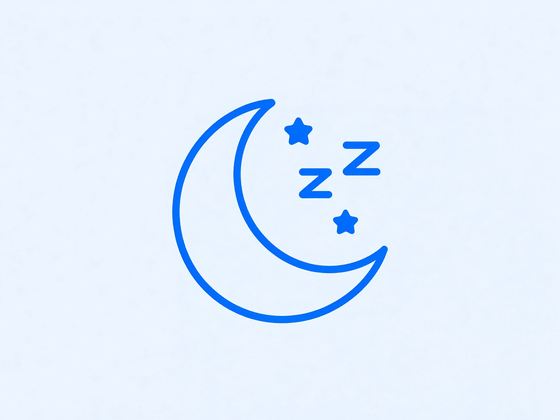
#> input picture miniprogram/packageContent/assets/covers/cover-sleep.png, 560 x 420 px
$ python -i svg2png.py   (imports and definitions only)
#> lines starting #> are read from the running program, lines starting #| are printed output that depends on the picture; after the words box and inside, x2 and y2 are one past the last pixel; in counts of white or black regions, pixels touching at a corner belong together
#> further down, picture is the input picture: PIL image 560x420 P; mean R, G, B 227.4, 239.3, 254.3
# -*- coding: utf-8 -*-
"""
svg2png.py —— 轻量 SVG → PNG 渲染器（本项目图标专用）

背景：环境无 cairosvg / resvg，npm 安装失败，故用 Pillow 自行光栅化。
支持元素：path(M/L/H/V/C/S/Q/T/A/Z) / line / circle / ellipse / rect / polyline / polygon
支持属性：fill=none（本项目图标均为描边）、stroke、stroke-width、stroke-linecap、stroke-linejoin
做法：4x 超采样绘制后 LANCZOS 缩小，实现抗锯齿。

用法：python tools/svg2png.py            # 渲染 assets/icons/*.svg 全部
"""
import os
import re
import math
import glob
import xml.etree.ElementTree as ET
from PIL import Image, ImageDraw, ImageChops, ImageFilter

ROOT = os.path.join(os.path.dirname(os.path.abspath(__file__)), '..')
SRC_DIR = os.path.join(ROOT, 'assets', 'icons')
SS = 4  # 超采样倍数

# ---------- path 解析 ----------
TOKEN_RE = re.compile(r'([MmZzLlHhVvCcSsQqTtAa])|(-?\d*\.?\d+(?:[eE][-+]?\d+)?)')


# [260 lines left out: functions tokenize, bezier, quad, arc_points, parse_path, hex_to_rgba and 1 more, not called in this run]


COLORS = {
    '': '#0B6EF8',        # 主蓝（默认 / TabBar 选中；2026-10-16 基调对齐 D-01①，原 #165DFF）
    '_gray': '#86909C',   # 灰（TabBar 未选中）
    '_white': '#FFFFFF',  # 白（深色底）
}

# =====================================================================
# 位图素材管线（设计稿交付件 → 目标体积 PNG）
#
# 为什么放在这个文件：本项目唯一的 Pillow 光栅化入口就是 svg2png.py
# （读图 → LANCZOS 缩放 → PNG 落盘）。交付来的"PNG"其实是 JPEG（无 alpha、
# 2048~2826 宽），必须同一套缩放/量化链路压到目标体积后才能进包。
#
# 用法：
#   python tools/svg2png.py --assets      # 只跑素材压缩（不碰图标）
#   python tools/svg2png.py               # 原有行为：渲染 assets/icons/*.svg
#   ⚠️ 无参数运行会重渲全部图标，icons.js 是人工维护表 —— 日常不要跑默认分支。
#
# 三种处理方式：
#   plain        整幅缩放（背景自带的插画/封面；无透明需求）
#   white_alpha  从四角泛洪去掉外围纯白 → 透明（保留图形内部白色，如病历夹纸面）
#   circle_alpha 方图裁圆（头像/圆形 Logo）
# =====================================================================
ASSET_SRC_DIR = os.path.join(ROOT, '..', 'design-output', 'assets', 'img')

ASSET_PLAN = [
    # 源文件                              目标路径（相对 miniprogram）                      W    H   上限KB  方式
    # 560×420 ≈ 科普卡在 3x 屏上的实际像素（343rpx ≈ 171pt ≈ 514px），再大只是白烧体积
    ('cover-sleep.png',     'packageContent/assets/covers/cover-sleep.png',     560, 420, 60, 'plain'),
    ('cover-nutrition.png', 'packageContent/assets/covers/cover-nutrition.png', 560, 420, 60, 'plain'),
    ('cover-exercise.png',  'packageContent/assets/covers/cover-exercise.png',  560, 420, 60, 'plain'),
    ('cover-wellness.png',  'packageContent/assets/covers/cover-wellness.png',  560, 420, 60, 'plain'),
    ('detail-hero-sleep.png', 'packageContent/assets/covers/detail-hero-sleep.png', 1000, 525, 90, 'plain'),
    ('kb-cover-person-leaf.png', 'assets/home/kb-cover-person-leaf.png',         240, 240, 30, 'plain'),
    ('empty-records.png',   'assets/img/empty-records.png',                      320, 320, 45, 'white_alpha'),
    ('empty-network.png',   'assets/img/empty-network.png',                      320, 320, 45, 'white_alpha'),
    ('logo-medical-ai.png', 'assets/brand/logo-mark.png',                        256, 256, 40, 'circle_alpha'),
    ('avatar-default.png',  'assets/img/avatar-default.png',                     160, 160, 20, 'circle_alpha'),
]


# [56 lines left out: functions _fit_cover, _fit_contain, _white_to_alpha, _trim, not called in this run]


def _circle_alpha(img):
    """圆形主体（头像/圆形 Logo）→ 干净圆形透明底。

    为什么不是"白底泛洪就行"：交付件圆形外有一圈柔光（与白色混色的浅蓝），
    泛洪只吃纯白，柔光会留下 1~2px 的浅色光晕，叠到品牌蓝底上就是一个亮环。
    做法：用「明显不是白」的阈值（diff>35）找到实体圆的外接框 → 裁方 → 圆形蒙版
    （半径 = 边长/2 - 1，1px 羽化），柔光被整块裁掉。
    """
    rgb = img.convert('RGB')
    white = Image.new('RGB', rgb.size, (255, 255, 255))
#> white: PIL image 560x420 RGB; every value is 255
    diff = ImageChops.difference(rgb, white).convert('L')
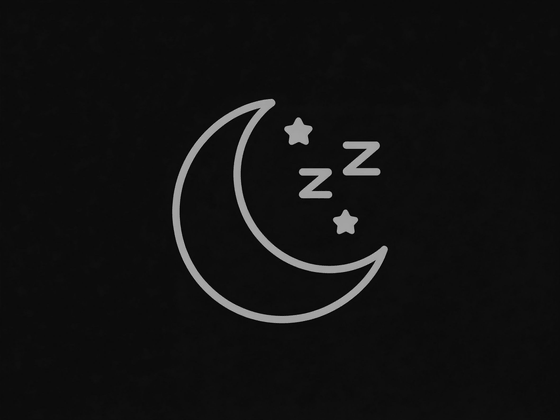
#> diff: PIL image 560x420 L; min 3, max 174, mean 17.5
    solid = diff.point(lambda p: 255 if p > 35 else 0)
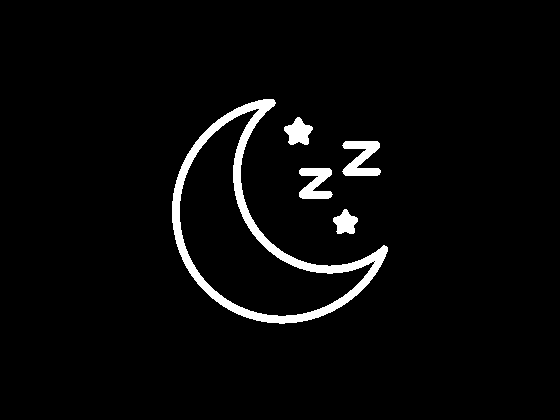
#> solid: PIL image 560x420 L; 3.5% white; 5 white regions, box (x1, y1, x2, y2) and area: (172, 99, 388, 324) 5877, (342, 141, 381, 176) 816, (299, 168, 333, 199) 689, (284, 117, 313, 145) 502, (333, 209, 358, 234) 400
    bbox = solid.getbbox()
#> bbox = (172, 99, 388, 324)
    if bbox:
        x0, y0, x1, y1 = bbox
#> x0 = 172; y0 = 99; x1 = 388; y1 = 324
        pad = 3
        rgb = rgb.crop((max(0, x0 - pad), max(0, y0 - pad),
                        min(rgb.size[0], x1 + pad), min(rgb.size[1], y1 + pad)))
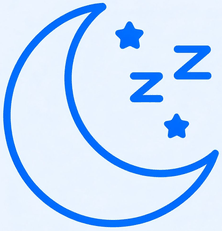
#> rgb: PIL image 222x231 RGB; mean R, G, B 199.7, 223.5, 253.1
    side = max(rgb.size)
#> side = 231
    canvas = Image.new('RGBA', (side, side), (0, 0, 0, 0))
#> canvas: PIL image 231x231 RGBA; every value is 0
    canvas.paste(rgb.convert('RGBA'), ((side - rgb.size[0]) // 2, (side - rgb.size[1]) // 2))
    mask = Image.new('L', (side * 4, side * 4), 0)
#> mask: PIL image 924x924 L; every value is 0
    ImageDraw.Draw(mask).ellipse((0, 0, side * 4 - 1, side * 4 - 1), fill=255)
#> mask: PIL image 924x924 L; 78.5% white; 4 black regions, box (x1, y1, x2, y2) and area: (0, 0, 441, 441) 45841, (483, 0, 924, 441) 45841, (0, 483, 441, 924) 45841, (483, 483, 924, 924) 45841
    mask = mask.resize((side, side), Image.LANCZOS)
#> mask: PIL image 231x231 L
    mask = mask.filter(ImageFilter.GaussianBlur(0.8))
    canvas.putalpha(mask)
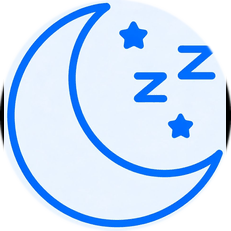
#> canvas: PIL image 231x231 RGBA; mean R, G, B, A 191.9, 214.8, 243.3, 200.2; transparent parts drawn white

    # 边缘去白边：源图圆边是「蓝 ↔ 白」的抗锯齿，直接留 alpha 会在蓝底上显亮环。
    # 做法：取 0.75R 处的主体色，把 alpha∈[5,250] 的像素 RGB 统一换成主体色（只改色不改 alpha）。
    cx = cy = side / 2.0
#> cx = 115.5; cy = 115.5
    samples = []
    for deg in range(0, 360, 15):
        rad = math.radians(deg)
        x = int(cx + math.cos(rad) * side * 0.375)
        y = int(cy + math.sin(rad) * side * 0.375)
        if 0 <= x < side and 0 <= y < side:
            r, g, b, a = canvas.getpixel((x, y))
            if a > 200 and not (r > 240 and g > 240 and b > 240):
                samples.append((r, g, b))
#> this loop made 24 passes
#> (r, g, b) on passes 1 to 12: (236, 244, 255), (233, 243, 255), (233, 243, 255), (147, 195, 236), (232, 242, 254), (234, 244, 254), (234, 244, 254), (235, 243, 254), (233, 243, 255), (234, 244, 255), (234, 244, 254), (234, 244, 255)
#> after the loop, samples = 24 items, first 6: (236, 244, 255), (233, 243, 255), (233, 243, 255), (147, 195, 236), (232, 242, 254), (234, 244, 254)
    if samples:
        body = tuple(sum(c[i] for c in samples) // len(samples) for i in range(3))
#> body = (210, 230, 253)
        # 注意：连 alpha=0 的区域也要刷成主体色。Pillow 的 RGBA resize 不做预乘，
        # 透明像素里残留的近白 RGB 会被插值进边缘 → 蓝底上就是一圈亮边。
        opaque = mask.point(lambda p: 255 if p >= 250 else 0)
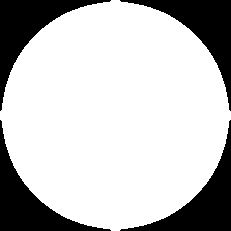
#> opaque: PIL image 231x231 L; 76.1% white; 4 black regions, box (x1, y1, x2, y2) and area: (0, 0, 111, 111) 3186, (120, 0, 231, 111) 3186, (0, 120, 111, 231) 3186, (120, 120, 231, 231) 3186
        flat = Image.new('RGB', (side, side), body)
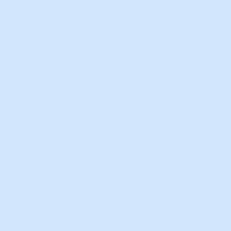
#> flat: PIL image 231x231 RGB; mean R, G, B 210, 230, 253
        rgb_only = Image.composite(canvas.convert('RGB'), flat, opaque)
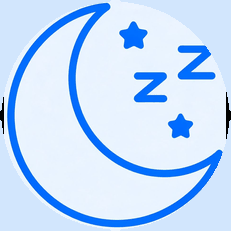
#> rgb_only: PIL image 231x231 RGB; mean R, G, B 194.6, 220.2, 251.9
        canvas = rgb_only.convert('RGBA')
        canvas.putalpha(mask)
    return canvas


# [93 lines left out: functions _shrink_on_white, _save_under, run_asset_pipeline, not called in this run]


# [16 lines not run here, left out]

>>> from PIL import Image
>>> picture = Image.open('../packageContent/assets/covers/cover-sleep.png')
>>> result = _circle_alpha(picture)

$ run again, on miniprogram/packageContent/videos/measure-bp.jpg
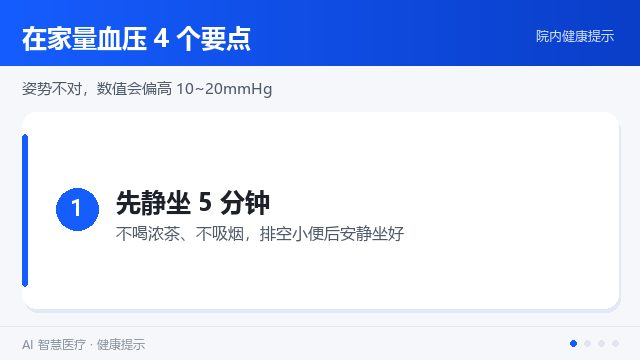
#> input picture miniprogram/packageContent/videos/measure-bp.jpg, 640 x 360 px
#> picture is the input picture: PIL image 640x360 RGB; mean R, G, B 205, 216.7, 244.7
#> white: PIL image 640x360 RGB; every value is 255
#> in _circle_alpha, `solid = diff.point(lambda p: 255 if p > 35 else 0)`:
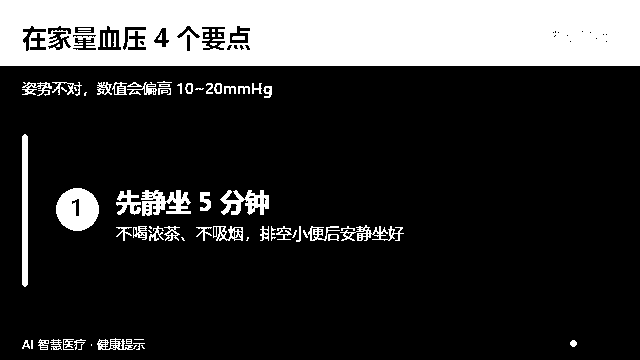
#> solid: PIL image 640x360 L; 20.8% white; 79 white regions (28 under 20 px), largest, box (x1, y1, x2, y2) and area: (0, 0, 640, 66) 39768, (56, 188, 99, 231) 1382, (22, 134, 28, 287) 906
#> bbox = (0, 0, 640, 350)
#> x0 = 0; x1 = 640; y1 = 350
#> the loop in _circle_alpha, `for deg in range(0, 360, 15):` made 24 passes
#> (r, g, b) on passes 1 to 8: (255, 255, 255), (255, 255, 255), (255, 255, 255), (246, 247, 251), (0, 0, 0), (0, 0, 0), (0, 0, 0), (0, 0, 0)
#> after the loop in _circle_alpha, `for deg in range(0, 360, 15):`: samples = [(0, 0, 0), (0, 0, 0), (0, 0, 0), (0, 0, 0), (0, 0, 0), (15, 89, 248), (19, 85, 241), (0, 0, 0), (0, 0, 0), (0, 0, 0), (0, 0, 0), (0, 0, 0), (12, 68, 213), (12, 67, 209)]
#> body = (4, 22, 65)
#> opaque: PIL image 640x640 L; 77.6% white; 4 black regions, box (x1, y1, x2, y2) and area: (0, 0, 312, 312) 22913, (328, 0, 640, 312) 22913, (0, 328, 312, 640) 22913, (328, 328, 640, 640) 22913
#> in _circle_alpha, `rgb_only = Image.composite(canvas.convert('RGB'), flat, opaque)`:
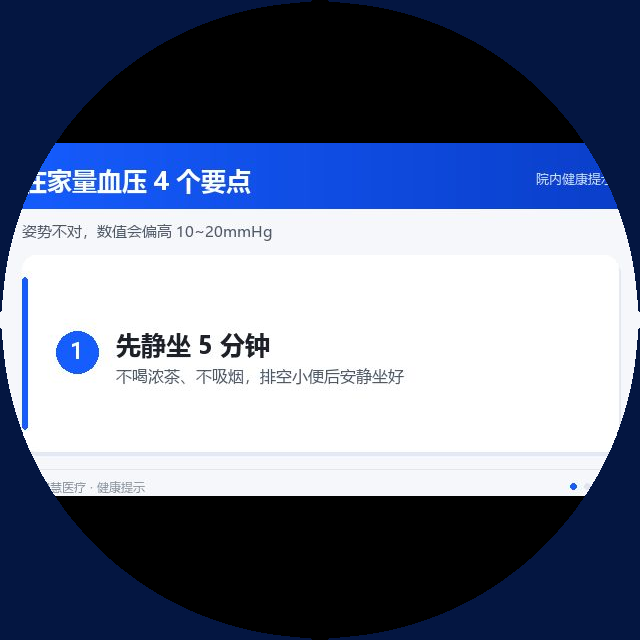
#> rgb_only: PIL image 640x640 RGB; mean R, G, B 108.1, 118, 141.5
